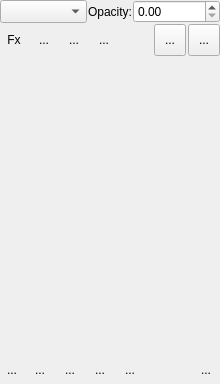
<?xml version="1.0" encoding="UTF-8"?>
<ui version="4.0">
 <author>
    SPDX-FileCopyrightText: none
    SPDX-License-Identifier: GPL-3.0-or-later
  </author>
 <class>WdgLayerBox</class>
 <widget class="QWidget" name="WdgLayerBox">
  <property name="geometry">
   <rect>
    <x>0</x>
    <y>0</y>
    <width>220</width>
    <height>384</height>
   </rect>
  </property>
  <layout class="QVBoxLayout" name="verticalLayout">
   <property name="spacing">
    <number>1</number>
   </property>
   <property name="leftMargin">
    <number>0</number>
   </property>
   <property name="topMargin">
    <number>0</number>
   </property>
   <property name="rightMargin">
    <number>0</number>
   </property>
   <property name="bottomMargin">
    <number>0</number>
   </property>
   <item>
    <layout class="QHBoxLayout" name="hbox2">
     <property name="leftMargin">
      <number>0</number>
     </property>
     <property name="topMargin">
      <number>0</number>
     </property>
     <property name="rightMargin">
      <number>0</number>
     </property>
     <property name="bottomMargin">
      <number>0</number>
     </property>
     <item>
      <widget class="KisCompositeOpComboBox" name="cmbComposite">
       <property name="sizePolicy">
        <sizepolicy hsizetype="MinimumExpanding" vsizetype="Minimum">
         <horstretch>0</horstretch>
         <verstretch>0</verstretch>
        </sizepolicy>
       </property>
       <property name="toolTip">
        <string>Blending Mode</string>
       </property>
       <property name="whatsThis">
        <string>Select the blending mode for the layer.</string>
       </property>
      </widget>
     </item>
     <item>
      <widget class="QLabel" name="opacityLabel">
       <property name="text">
        <string>Opacity:</string>
       </property>
      </widget>
     </item>
     <item>
      <widget class="KisDoubleSliderSpinBox" name="doubleOpacity" native="true">
       <property name="sizePolicy">
        <sizepolicy hsizetype="MinimumExpanding" vsizetype="Minimum">
         <horstretch>0</horstretch>
         <verstretch>0</verstretch>
        </sizepolicy>
       </property>
       <property name="toolTip">
        <string>Layer Opacity</string>
       </property>
       <property name="whatsThis">
        <string>Adjust the transparency of the layer</string>
       </property>
      </widget>
     </item>
    </layout>
   </item>
   <item>
    <layout class="QHBoxLayout" name="hbox3">
     <property name="spacing">
      <number>2</number>
     </property>
     <property name="leftMargin">
      <number>0</number>
     </property>
     <property name="topMargin">
      <number>0</number>
     </property>
     <property name="rightMargin">
      <number>0</number>
     </property>
     <property name="bottomMargin">
      <number>0</number>
     </property>
     <item>
      <widget class="QToolButton" name="bnLayerStyle">
       <property name="minimumSize">
        <size>
         <width>28</width>
         <height>28</height>
        </size>
       </property>
       <property name="toolTip">
        <string>Toggle Layer Style visibility</string>
       </property>
       <property name="text">
        <string>Fx</string>
       </property>
       <property name="iconSize">
        <size>
         <width>22</width>
         <height>22</height>
        </size>
       </property>
       <property name="checkable">
        <bool>true</bool>
       </property>
       <property name="autoRaise">
        <bool>true</bool>
       </property>
      </widget>
     </item>
     <item>
      <widget class="QToolButton" name="bnLock">
       <property name="minimumSize">
        <size>
         <width>28</width>
         <height>28</height>
        </size>
       </property>
       <property name="toolTip">
        <string>Toggle Layer Lock</string>
       </property>
       <property name="text">
        <string>...</string>
       </property>
       <property name="iconSize">
        <size>
         <width>22</width>
         <height>22</height>
        </size>
       </property>
       <property name="checkable">
        <bool>true</bool>
       </property>
       <property name="autoRaise">
        <bool>true</bool>
       </property>
      </widget>
     </item>
     <item>
      <widget class="QToolButton" name="bnInheritAlpha">
       <property name="minimumSize">
        <size>
         <width>28</width>
         <height>28</height>
        </size>
       </property>
       <property name="toolTip">
        <string>Toggle Alpha Inheritance</string>
       </property>
       <property name="text">
        <string>...</string>
       </property>
       <property name="iconSize">
        <size>
         <width>22</width>
         <height>22</height>
        </size>
       </property>
       <property name="checkable">
        <bool>true</bool>
       </property>
       <property name="autoRaise">
        <bool>true</bool>
       </property>
      </widget>
     </item>
     <item>
      <widget class="QToolButton" name="bnAlphaLock">
       <property name="minimumSize">
        <size>
         <width>28</width>
         <height>28</height>
        </size>
       </property>
       <property name="toolTip">
        <string>Toggle Alpha Lock (Transparency)</string>
       </property>
       <property name="text">
        <string>...</string>
       </property>
       <property name="iconSize">
        <size>
         <width>22</width>
         <height>22</height>
        </size>
       </property>
       <property name="checkable">
        <bool>true</bool>
       </property>
       <property name="autoRaise">
        <bool>true</bool>
       </property>
      </widget>
     </item>
     <item>
      <spacer name="hbox3Spacer">
       <property name="orientation">
        <enum>Qt::Horizontal</enum>
       </property>
       <property name="sizeType">
        <enum>QSizePolicy::Expanding</enum>
       </property>
       <property name="sizeHint" stdset="0">
        <size>
         <width>0</width>
         <height>28</height>
        </size>
       </property>
      </spacer>
     </item>
     <item>
      <widget class="KisLayerFilterWidgetToolButton" name="bnLayerFilters">
       <property name="sizePolicy">
        <sizepolicy hsizetype="Minimum" vsizetype="Minimum">
         <horstretch>0</horstretch>
         <verstretch>0</verstretch>
        </sizepolicy>
       </property>
       <property name="minimumSize">
        <size>
         <width>32</width>
         <height>32</height>
        </size>
       </property>
       <property name="maximumSize">
        <size>
         <width>32</width>
         <height>32</height>
        </size>
       </property>
       <property name="text">
        <string>...</string>
       </property>
       <property name="iconSize">
        <size>
         <width>22</width>
         <height>22</height>
        </size>
       </property>
      </widget>
     </item>
     <item>
      <widget class="QToolButton" name="configureLayerDockerToolbar">
       <property name="sizePolicy">
        <sizepolicy hsizetype="Minimum" vsizetype="Minimum">
         <horstretch>0</horstretch>
         <verstretch>0</verstretch>
        </sizepolicy>
       </property>
       <property name="minimumSize">
        <size>
         <width>32</width>
         <height>32</height>
        </size>
       </property>
       <property name="maximumSize">
        <size>
         <width>32</width>
         <height>32</height>
        </size>
       </property>
       <property name="text">
        <string>...</string>
       </property>
       <property name="iconSize">
        <size>
         <width>22</width>
         <height>22</height>
        </size>
       </property>
      </widget>
     </item>
    </layout>
   </item>
   <item>
    <layout class="QHBoxLayout" name="horizontalLayout">
     <item>
      <widget class="NodeView" name="listLayers" native="true">
       <property name="sizePolicy">
        <sizepolicy hsizetype="MinimumExpanding" vsizetype="Expanding">
         <horstretch>0</horstretch>
         <verstretch>0</verstretch>
        </sizepolicy>
       </property>
      </widget>
     </item>
    </layout>
   </item>
   <item>
    <layout class="QHBoxLayout" name="hbox1" stretch="0,0,0,0,0,1,0">
     <property name="spacing">
      <number>2</number>
     </property>
     <property name="topMargin">
      <number>0</number>
     </property>
     <item>
      <widget class="KisToolButton" name="bnAdd">
       <property name="minimumSize">
        <size>
         <width>0</width>
         <height>28</height>
        </size>
       </property>
       <property name="maximumSize">
        <size>
         <width>16777215</width>
         <height>28</height>
        </size>
       </property>
       <property name="text">
        <string>...</string>
       </property>
       <property name="autoRaise">
        <bool>true</bool>
       </property>
      </widget>
     </item>
     <item>
      <widget class="QToolButton" name="bnDuplicate">
       <property name="minimumSize">
        <size>
         <width>28</width>
         <height>28</height>
        </size>
       </property>
       <property name="toolTip">
        <string>Duplicate layer or mask</string>
       </property>
       <property name="text">
        <string>...</string>
       </property>
       <property name="iconSize">
        <size>
         <width>22</width>
         <height>22</height>
        </size>
       </property>
       <property name="autoRaise">
        <bool>true</bool>
       </property>
      </widget>
     </item>
     <item>
      <widget class="QToolButton" name="bnLower">
       <property name="minimumSize">
        <size>
         <width>28</width>
         <height>28</height>
        </size>
       </property>
       <property name="toolTip">
        <string>Move layer or mask down</string>
       </property>
       <property name="text">
        <string>...</string>
       </property>
       <property name="iconSize">
        <size>
         <width>22</width>
         <height>22</height>
        </size>
       </property>
       <property name="autoRaise">
        <bool>true</bool>
       </property>
      </widget>
     </item>
     <item>
      <widget class="QToolButton" name="bnRaise">
       <property name="minimumSize">
        <size>
         <width>28</width>
         <height>28</height>
        </size>
       </property>
       <property name="toolTip">
        <string>Move layer or mask up</string>
       </property>
       <property name="text">
        <string>...</string>
       </property>
       <property name="iconSize">
        <size>
         <width>22</width>
         <height>22</height>
        </size>
       </property>
       <property name="autoRaise">
        <bool>true</bool>
       </property>
      </widget>
     </item>
     <item>
      <widget class="QToolButton" name="bnProperties">
       <property name="minimumSize">
        <size>
         <width>28</width>
         <height>28</height>
        </size>
       </property>
       <property name="toolTip">
        <string>View or change the layer properties</string>
       </property>
       <property name="text">
        <string>...</string>
       </property>
       <property name="iconSize">
        <size>
         <width>22</width>
         <height>22</height>
        </size>
       </property>
       <property name="autoRaise">
        <bool>true</bool>
       </property>
      </widget>
     </item>
     <item>
      <spacer name="spacer">
       <property name="orientation">
        <enum>Qt::Horizontal</enum>
       </property>
       <property name="sizeType">
        <enum>QSizePolicy::Expanding</enum>
       </property>
       <property name="sizeHint" stdset="0">
        <size>
         <width>0</width>
         <height>28</height>
        </size>
       </property>
      </spacer>
     </item>
     <item>
      <widget class="QToolButton" name="bnDelete">
       <property name="minimumSize">
        <size>
         <width>28</width>
         <height>28</height>
        </size>
       </property>
       <property name="toolTip">
        <string>Delete the layer or mask</string>
       </property>
       <property name="text">
        <string>...</string>
       </property>
       <property name="iconSize">
        <size>
         <width>22</width>
         <height>22</height>
        </size>
       </property>
       <property name="autoRaise">
        <bool>true</bool>
       </property>
      </widget>
     </item>
    </layout>
   </item>
  </layout>
 </widget>
 <customwidgets>
  <customwidget>
   <class>KisDoubleSliderSpinBox</class>
   <extends>QDoubleSpinBox</extends>
   <header>kis_slider_spin_box.h</header>
   <container>1</container>
  </customwidget>
  <customwidget>
   <class>KisCompositeOpComboBox</class>
   <extends>QComboBox</extends>
   <header>widgets/kis_cmb_composite.h</header>
  </customwidget>
  <customwidget>
   <class>NodeView</class>
   <extends></extends>
   <header location="global">NodeView.h</header>
  </customwidget>
  <customwidget>
   <class>KisToolButton</class>
   <extends>QToolButton</extends>
   <header>kis_tool_button.h</header>
  </customwidget>
  <customwidget>
   <class>KisLayerFilterWidgetToolButton</class>
   <extends>QToolButton</extends>
   <header>libs/ui/widgets/kis_layer_filter_widget.h</header>
  </customwidget>
 </customwidgets>
 <tabstops>
  <tabstop>cmbComposite</tabstop>
  <tabstop>bnDuplicate</tabstop>
  <tabstop>bnLower</tabstop>
  <tabstop>bnRaise</tabstop>
  <tabstop>bnProperties</tabstop>
  <tabstop>bnDelete</tabstop>
 </tabstops>
 <resources/>
 <connections/>
</ui>
